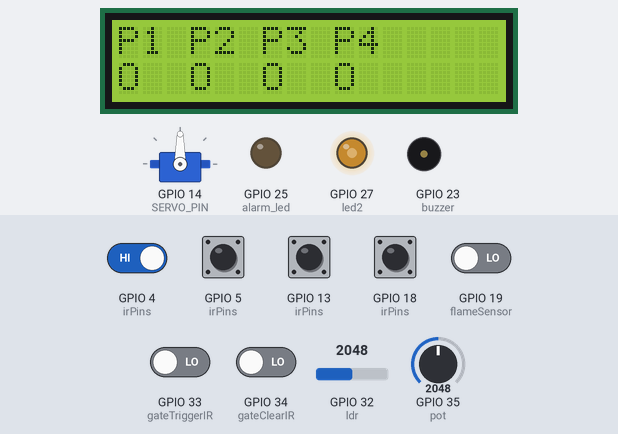
The sketch below on a simulated ESP32. Shown: 16×2 character LCD, servo, output pins drawn as LEDs (lit = HIGH), buzzer (waves = sounding). Dashed ring = blinking. The test bench sets the inputs (shaded band); at power-on: GPIO 4 (irPins), GPIO 5 (irPins), GPIO 13 (irPins), GPIO 18 (irPins) HIGH, GPIO 19 (flameSensor), GPIO 33 (gateTriggerIR), GPIO 34 (gateClearIR) LOW, GPIO 32 (ldr) = 2048, GPIO 35 (pot) = 2048. What the sketch prints to the serial monitor is not drawn.

Above: at 8.7 s.
8.8 s: GPIO 19 (flameSensor) driven HIGH
At 9.88 s:
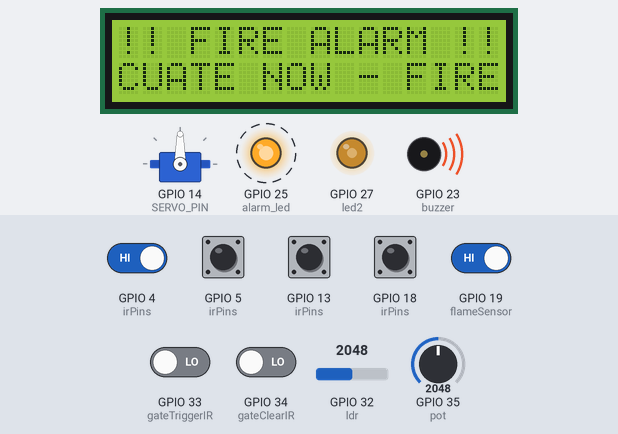
10.9 s: GPIO 32 (ldr) set to 1650
13.1 s: GPIO 32 (ldr) set to 1575
At 14.68 s:
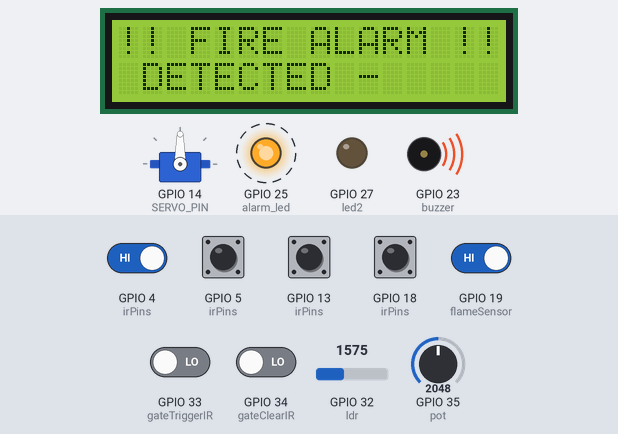
15.1 s: GPIO 34 (gateClearIR) driven HIGH
At 15.3 s:
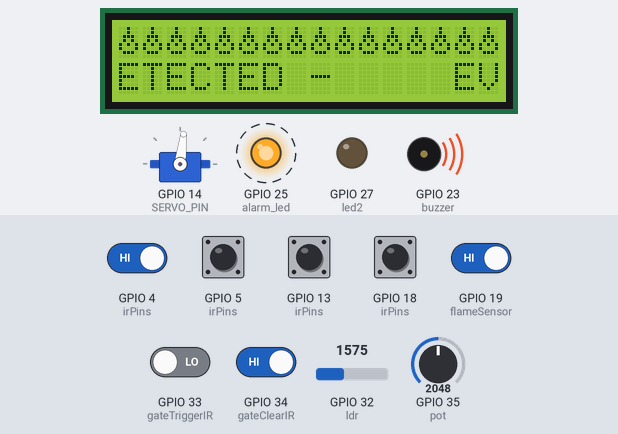
17.5 s: GPIO 19 (flameSensor) driven LOW
At 19.0 s:
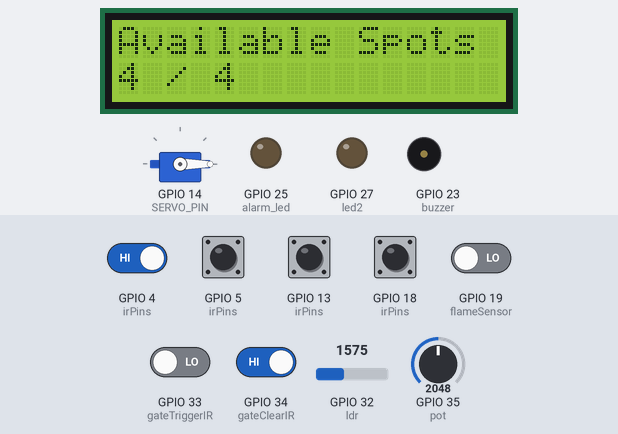
19.3 s: GPIO 4 (irPins) driven LOW
At 21.0 s:
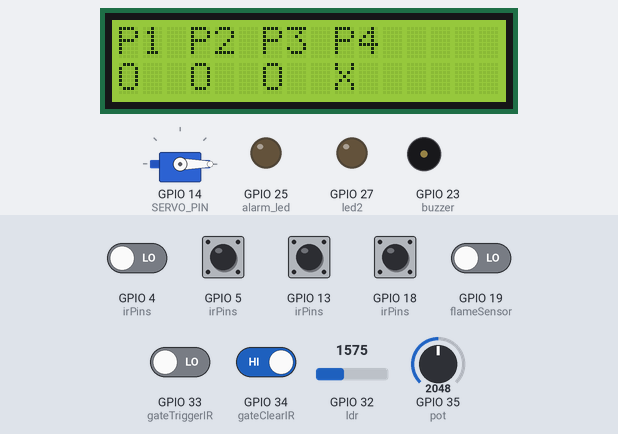
Timing chart, 0 to 22.5 s (numbered marks = the images above; inputs shaded):
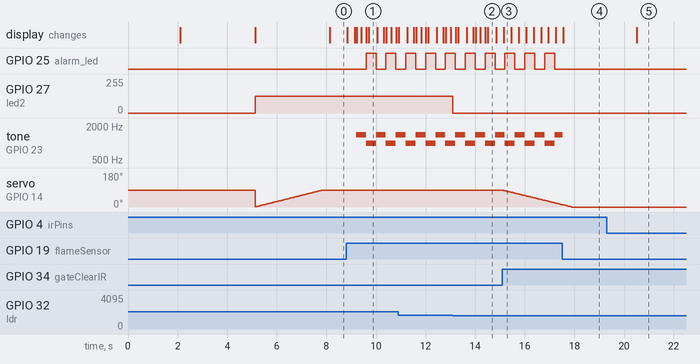

The sketch:

SmartGarageV2.ino
```cpp
#include <Wire.h>
#include <LiquidCrystal_I2C.h>
#include <WiFi.h>
#include <WebServer.h>
#include <ESP32Servo.h>

const char* ssid = "SmartGarageV2";
const char* password = "vincere123";

WebServer server(80);

const String PROJECT_NAME = "Smart Garage V2";
const String TEAM_NAME = "Vincere";

// ============================================================
// LIGHTING SYSTEM
// ============================================================
#define led2 27
#define pot 35
#define ldr 32

// ============================================================
// FIRE ALARM SYSTEM
// ============================================================
#define alarm_led 25
#define buzzer 23
#define STATE_FIRE_ALARM 4
#define flameSensor 19

// ============================================================
// PARKING SPOT SYSTEM
// ============================================================
#define ir1 5
#define ir2 18
#define ir3 13
#define ir4 4

// ============================================================
// GATE SYSTEM
// ============================================================
#define gateTriggerIR 33  // outer sensor - before the gate, detects an approaching car
#define gateClearIR 34    // inner sensor - after the gate, confirms the car has passed through
#define SERVO_PIN 14

// ============================================================
// DISPLAY SYSTEM
// ============================================================
#define SDA 21
#define SCL 22
#define totalSpots 4
#define RATE_PER_MINUTE 2   // parking fee rate (EGP per minute)
#define MIN_FEE 1           // minimum charge even for very short stays

// Display states
#define STATE_IDLE_COUNT 0
#define STATE_IDLE_MAP 1
#define STATE_WELCOME 2
#define STATE_GOODBYE 3

LiquidCrystal_I2C lcd(0x27, 16, 2);
Servo gateServo;

// ---- Gate system state ----
bool gateOpen = false;
bool gateSequenceActive = false;  // true while a car is currently mid-passage through the gate
bool carEntering = false;         // true = entering, false = exiting (set when the sequence starts)
bool lastGateTriggerState = false;
bool lastGateClearState = false;

int currentServoAngle = 0;   // servo's current position
int targetServoAngle = 0;    // where the servo is moving toward
unsigned long lastServoStepTime = 0;
const unsigned long SERVO_STEP_INTERVAL = 30;  // ms per degree - smaller = faster sweep, larger = slower/smoother

// ---- Display state machine ----
int currentState = STATE_IDLE_COUNT;
unsigned long stateStartTime = 0;  // when we entered the current display state (for millis()-based timing)

const unsigned long WELCOME_DURATION = 2000;
const unsigned long GOODBYE_DURATION = 3000;
const unsigned long IDLE_SWITCH_INTERVAL = 3000;  // how often the idle screen alternates between count/map
const unsigned long BLINK_INTERVAL = 400;         // LCD fire alarm blink rate
const unsigned long SCROLL_INTERVAL = 300;        // fire alarm scrolling text speed

unsigned long lastBlinkTime = 0;
unsigned long lastScrollTime = 0;
bool blinkVisible = true;
unsigned long scrollPos = 0;  // current position in the scrolling message "window"

const String fireMessage = "EVACUATE NOW - FIRE DETECTED - ";

// Custom LCD character bitmap - flame icon
byte flameIcon[8] = {
  0b00100,
  0b00100,
  0b01110,
  0b01010,
  0b10101,
  0b10001,
  0b01110,
  0b00000
};

// ---- Parking spot system state ----
int irPins[totalSpots] = { ir1, ir2, ir3, ir4 };
bool spotOccupied[totalSpots] = { false, false, false, false };
bool lastSpotState[totalSpots] = { false, false, false, false };  // used for edge detection (only react on change)
unsigned long spotEntryTime[totalSpots] = { 0, 0, 0, 0 };          // per-spot timestamp, used to calculate parking fee
int occupiedCount = 0;

// ---- Fire alarm system state ----
bool fireDetected = false;

// ---- Pricing / last transaction (shown on LCD Goodbye screen)  ----
unsigned long lastParkedSeconds = 0;
int lastFee = 0;
bool hasTransaction = false;

void setup() {
  Serial.begin(9600);
  Wire.begin(SDA, SCL);
  lcd.init();
  lcd.backlight();
  lcd.createChar(0, flameIcon);
  pinMode(gateTriggerIR, INPUT);
  pinMode(led2, OUTPUT);
  pinMode(pot, INPUT);
  pinMode(ldr, INPUT);
  pinMode(gateClearIR, INPUT);
  pinMode(buzzer, OUTPUT);
  pinMode(alarm_led, OUTPUT);
  gateServo.attach(SERVO_PIN);
  closeGate();

  for (int i = 0; i < totalSpots; i++) {
    pinMode(irPins[i], INPUT);
  }
  pinMode(flameSensor, INPUT);

  connectWiFi();

  server.on("/", handleRoot);
  server.begin();

  enterState(STATE_IDLE_COUNT, millis());
}

void loop() {
  server.handleClient();
  lightningsystem();
  checkIRSensors();
  checkFlameSensor();
  checkGateSensors();
  updateServoMovement(millis());
  updateDisplay();
}

// ============================================================
// LIGHTING SYSTEM
// ============================================================
void lightningsystem() {
  int reading = analogRead(pot);
  reading = map(reading, 0, 4095, 0, 255);
  int sun_light = analogRead(ldr);

  if (sun_light <= 1600) {
    analogWrite(led2, 0);
  } else {
    analogWrite(led2, reading);
  }
}

// ============================================================
// WIFI
// ============================================================
void connectWiFi() {
  WiFi.softAP(ssid, password);

  lcd.clear();
  lcd.print("Access Point:");
  lcd.setCursor(0, 1);
  lcd.print(ssid);
  delay(2000);

  IPAddress IP = WiFi.softAPIP();
  Serial.print("AP IP address: ");
  Serial.println(IP);

  lcd.clear();
  lcd.print("IP:");
  lcd.setCursor(0, 1);
  lcd.print(IP);
  delay(3000);
}

// ============================================================
// GATE SYSTEM
// ============================================================

// Moves the servo one degree at a time toward targetServoAngle - smooth, non-blocking movement
void updateServoMovement(unsigned long now) {
  if (currentServoAngle == targetServoAngle) return;
  if (now - lastServoStepTime >= SERVO_STEP_INTERVAL) {
    lastServoStepTime = now;
    if (currentServoAngle < targetServoAngle) currentServoAngle++;
    else currentServoAngle--;
    gateServo.write(currentServoAngle);
  }
}

void openGate() {
  gateOpen = true;
  targetServoAngle = 90;
}

void closeGate() {
  gateOpen = false;
  targetServoAngle = 0;
}

// Determines gate direction by checking which sensor fires first:
// trigger-then-clear = car entering, clear-then-trigger = car exiting.
// Closes the gate only once the car has fully passed the "far" sensor for its direction.
void checkGateSensors() {
  bool triggerDetected = (digitalRead(gateTriggerIR) == LOW);
  bool clearDetected = (digitalRead(gateClearIR) == LOW);

  // No car passing right now? See which sensor fires first to determine direction
  if (!gateSequenceActive) {
    if (triggerDetected && !lastGateTriggerState) {
      gateSequenceActive = true;
      carEntering = true;  // outer sensor fired first -> entering
      openGate();
    } else if (clearDetected && !lastGateClearState) {
      gateSequenceActive = true;
      carEntering = false;  // inner sensor fired first -> exiting
      openGate();
    }
  }

  // Car has fully cleared the "far" sensor for its direction -> safe to close + show message
  if (gateSequenceActive) {
    if (carEntering && !clearDetected && lastGateClearState) {
      closeGate();
      if (!fireDetected) enterState(STATE_WELCOME, millis());
      gateSequenceActive = false;
    } else if (!carEntering && !triggerDetected && lastGateTriggerState) {
      closeGate();
      if (!fireDetected) enterState(STATE_GOODBYE, millis());
      gateSequenceActive = false;
    }
  }

  lastGateTriggerState = triggerDetected;
  lastGateClearState = clearDetected;
}

// ============================================================
// PARKING SPOT SYSTEM
// ============================================================

// Edge-detection: only reacts when a spot's state actually changes, not on every read
void checkIRSensors() {
  for (int i = 0; i < totalSpots; i++) {
    bool detected = (digitalRead(irPins[i]) == LOW);
    if (detected != lastSpotState[i]) {
      lastSpotState[i] = detected;
      spotOccupied[i] = detected;
      recalculateOccupied();

      if (detected) {
        spotEntryTime[i] = millis();
      } else {
        calculateFee(i);
      }
    }
  }
}

// Billed by the minute, but duration is shown in seconds on the LCD
void calculateFee(int spotIndex) {
  unsigned long parkedMs = millis() - spotEntryTime[spotIndex];
  lastParkedSeconds = parkedMs / 1000;

  unsigned long parkedMinutes = lastParkedSeconds / 60;
  lastFee = parkedMinutes * RATE_PER_MINUTE;
  if (lastFee < MIN_FEE) lastFee = MIN_FEE;
  hasTransaction = true;
}

void recalculateOccupied() {
  occupiedCount = 0;
  for (int i = 0; i < totalSpots; i++) {
    if (spotOccupied[i]) occupiedCount++;
  }
}

// ============================================================
// DISPLAY STATE MACHINE
// ============================================================

// The ONLY place that changes currentState - clears the screen and renders the new state once
void enterState(int newState, unsigned long now) {
  currentState = newState;
  stateStartTime = now;
  lcd.clear();

  if (newState == STATE_IDLE_COUNT) {
    renderIdleCount();
  } else if (newState == STATE_IDLE_MAP) {
    renderSpotMap();
  } else if (newState == STATE_WELCOME) {
    renderWelcome();
  } else if (newState == STATE_GOODBYE) {
    renderGoodbye();
  } else if (newState == STATE_FIRE_ALARM) {
    blinkVisible = true;
    lastBlinkTime = now;
    lastScrollTime = now;
    scrollPos = 0;
    lcd.setCursor(0, 0);
    lcd.print("!! FIRE ALARM !!");
    renderScrollingText(fireMessage, 1);
  }
}

// ============================================================
// FIRE ALARM SYSTEM
// ============================================================

// No edge detection here on purpose - fireDetected should always reflect the live sensor state
void checkFlameSensor() {
  fireDetected = (digitalRead(flameSensor) == HIGH);
}

void updateDisplay() {
  unsigned long now = millis();

  // Fire alarm always takes top priority - overrides any other screen
  if (fireDetected) {
    if (currentState != STATE_FIRE_ALARM) {
      enterState(STATE_FIRE_ALARM, now);
    }
    renderFireAlarm(now);
    return;
  } else if (currentState == STATE_FIRE_ALARM) {
    enterState(STATE_IDLE_COUNT, now);
    noTone(buzzer);
    digitalWrite(alarm_led, LOW);
    return;
  }

  if (currentState == STATE_WELCOME) {
    if (now - stateStartTime >= WELCOME_DURATION) enterState(STATE_IDLE_COUNT, now);
  } else if (currentState == STATE_GOODBYE) {
    if (now - stateStartTime >= GOODBYE_DURATION) enterState(STATE_IDLE_COUNT, now);
  } else if (currentState == STATE_IDLE_COUNT) {
    if (now - stateStartTime >= IDLE_SWITCH_INTERVAL) enterState(STATE_IDLE_MAP, now);
  } else if (currentState == STATE_IDLE_MAP) {
    if (now - stateStartTime >= IDLE_SWITCH_INTERVAL) enterState(STATE_IDLE_COUNT, now);
  }
}

void renderIdleCount() {
  int freeSpots = totalSpots - occupiedCount;
  lcd.setCursor(0, 0);
  lcd.print(freeSpots == 0 ? "Garage Full" : "Available Spots");
  lcd.setCursor(0, 1);
  lcd.print(freeSpots);
  lcd.print(" / ");
  lcd.print(totalSpots);
}

// Each spot gets 3 LCD columns (number + status), 4 spots = 12 of 16 columns used
void renderSpotMap() {
  for (int i = 0; i < totalSpots; i++) {
    lcd.setCursor(i * 3, 0);
    lcd.print("P");
    lcd.print(i + 1);
  }
  for (int i = 0; i < totalSpots; i++) {
    lcd.setCursor(i * 3, 1);
    lcd.print(spotOccupied[i] ? "X" : "O");
  }
}

void renderWelcome() {
  lcd.setCursor(0, 0);
  lcd.print("Welcome");
  lcd.setCursor(0, 1);
  lcd.print("Free Spots: ");
  lcd.print(totalSpots - occupiedCount);
}

void renderGoodbye() {
  lcd.setCursor(0, 0);
  lcd.print("Goodbye");
  lcd.setCursor(0, 1);
  lcd.print(lastParkedSeconds);
  lcd.print("s - ");
  lcd.print(lastFee);
  lcd.print(" EGP");
}

void renderFireAlarm(unsigned long now) {
  if (now - lastBlinkTime >= BLINK_INTERVAL) {
    lastBlinkTime = now;
    blinkVisible = !blinkVisible;
    if (blinkVisible) {
      tone(buzzer, 1000);
      digitalWrite(alarm_led, HIGH);
    } else {
      tone(buzzer, 1400);
      digitalWrite(alarm_led, LOW);
    }

    lcd.setCursor(0, 0);
    if (blinkVisible) {
      lcd.print("!! FIRE ALARM !!");
    } else {
      // alternate row of flame icons instead of text
      for (int i = 0; i < 16; i++) {
        lcd.write(byte(0));
      }
    }
  }

  if (now - lastScrollTime >= SCROLL_INTERVAL) {
    lastScrollTime = now;
    scrollPos++;
    renderScrollingText(fireMessage, 1);
  }
}

// Slides a 16-character "window" over a longer message, wrapping around with modulo
void renderScrollingText(const String& message, int row) {
  String padded = message + "    ";
  int len = padded.length();

  String visible = "";
  for (int i = 0; i < 16; i++) {
    visible += padded[(scrollPos + i) % len];
  }

  lcd.setCursor(0, row);
  lcd.print(visible);
}

// ============================================================
// WEB DASHBOARD
// ============================================================
void handleRoot() {
  String html = "<!DOCTYPE html><html><head>";
  html += "<meta name='viewport' content='width=device-width, initial-scale=1'>";
  html += "<meta http-equiv='refresh' content='2'>";
  html += "<title>" + PROJECT_NAME + "</title>";
  html += "<style>";
  html += "@keyframes pulse{0%{opacity:1;}50%{opacity:0.6;}100%{opacity:1;}}";
  html += ".alert-fire{background:#e04b4b;color:#fff;font-weight:bold;padding:12px;border-radius:8px;margin-bottom:20px;font-size:16px;animation:pulse 1s infinite;}";
  html += ".alert-gate{background:#e0a83d;color:#1a1a1a;font-weight:bold;padding:10px;border-radius:8px;margin-bottom:20px;}";
  html += ".status-normal{background:#1a222b;color:#888;padding:8px;border-radius:8px;margin-bottom:20px;font-size:13px;}";
  html += "body{font-family:Arial, sans-serif;text-align:center;background:#12181f;color:#f0f0f0;margin:0;padding:20px;}";
  html += "h1{color:#3ddc84;margin-bottom:4px;}";
  html += ".team{color:#888;margin-top:0;margin-bottom:24px;font-size:14px;}";
  html += ".count{font-size:22px;margin-bottom:24px;}";
  html += ".count span{color:#3ddc84;font-weight:bold;}";
  html += ".garage{display:flex;justify-content:center;gap:14px;flex-wrap:wrap;max-width:640px;margin:0 auto 28px;}";
  html += ".spot{width:90px;height:110px;border-radius:10px;display:flex;flex-direction:column;align-items:center;justify-content:center;font-size:13px;}";
  html += ".spot.free{background:#173a2b;border:2px dashed #3ddc84;color:#3ddc84;}";
  html += ".spot.occupied{background:#3a1717;border:2px solid #e04b4b;color:#ffb3b3;}";
  html += ".car{font-size:34px;margin-bottom:6px;}";
  html += ".panel{max-width:360px;margin:0 auto 24px;background:#1a222b;border-radius:10px;padding:16px;font-size:14px;color:#ccc;}";
  html += ".panel b{color:#3ddc84;}";
  html += "footer{color:#555;font-size:12px;margin-top:20px;}";
  html += "</style></head><body>";

  html += "<h1>" + PROJECT_NAME + "</h1>";
  html += "<p class='team'>Team: " + TEAM_NAME + "</p>";
  if (fireDetected) {
    html += "<div class='alert-fire'>FIRE ALARM ACTIVE - EVACUATE</div>";
  } else if (gateSequenceActive) {
    html += "<div class='alert-gate'>Gate: " + String(carEntering ? "Car Entering..." : "Car Exiting...") + "</div>";
  } else {
    html += "<div class='status-normal'>Gate: " + String(gateOpen ? "Open" : "Closed") + " &middot; All Systems Normal</div>";
  }
  int freeSpots = totalSpots - occupiedCount;
  html += "<div class='count'>Available Spots: <span>" + String(freeSpots) + " / " + String(totalSpots) + "</span></div>";

  html += "<div class='garage'>";
  for (int i = 0; i < totalSpots; i++) {
    if (spotOccupied[i]) {
      html += "<div class='spot occupied'><div class='car'>&#128663;</div>P" + String(i + 1) + "</div>";
    } else {
      html += "<div class='spot free'>Empty<br>P" + String(i + 1) + "</div>";
    }
  }
  html += "</div>";

  html += "<div class='panel'>";
  if (hasTransaction) {
    html += "Last car parked for <b>" + String(lastParkedSeconds) + "s</b><br>";
    html += "Fee: <b>" + String(lastFee) + " EGP</b>";
  } else {
    html += "No transactions yet";
  }
  html += "</div>";

  html += "<footer>by ELESS</footer>";
  html += "</body></html>";

  server.send(200, "text/html", html);
}
```

Measured:
- the behaviour switches between 1601 and 1600 on GPIO 32 (ldr) (found by bisection; images 1 and 2)
- after the input at 8.8 s, GPIO 25 (alarm_led): alternates HIGH for 0.40 s and LOW for 0.40 s, starting after 0.80 s; tone on GPIO 23 (buzzer): alternates 1400 Hz for 0.40 s and 1000 Hz for 0.40 s, starting after 0.40 s; the display: first changes at once (image 1 shows a later state)
- after the input at 13.1 s, GPIO 27 (led2): 127/255 → 0/255 at once
- after the input at 15.1 s, servo on GPIO 14 (SERVO_PIN): moves from 90° to 13° over 2.4 s, starting at once
- after the input at 17.5 s, GPIO 25 (alarm_led): stops changing and stays LOW; the display: changes after 0.06 s (image 4)
- after the input at 19.3 s, the display: changes after 1.2 s (image 5)
